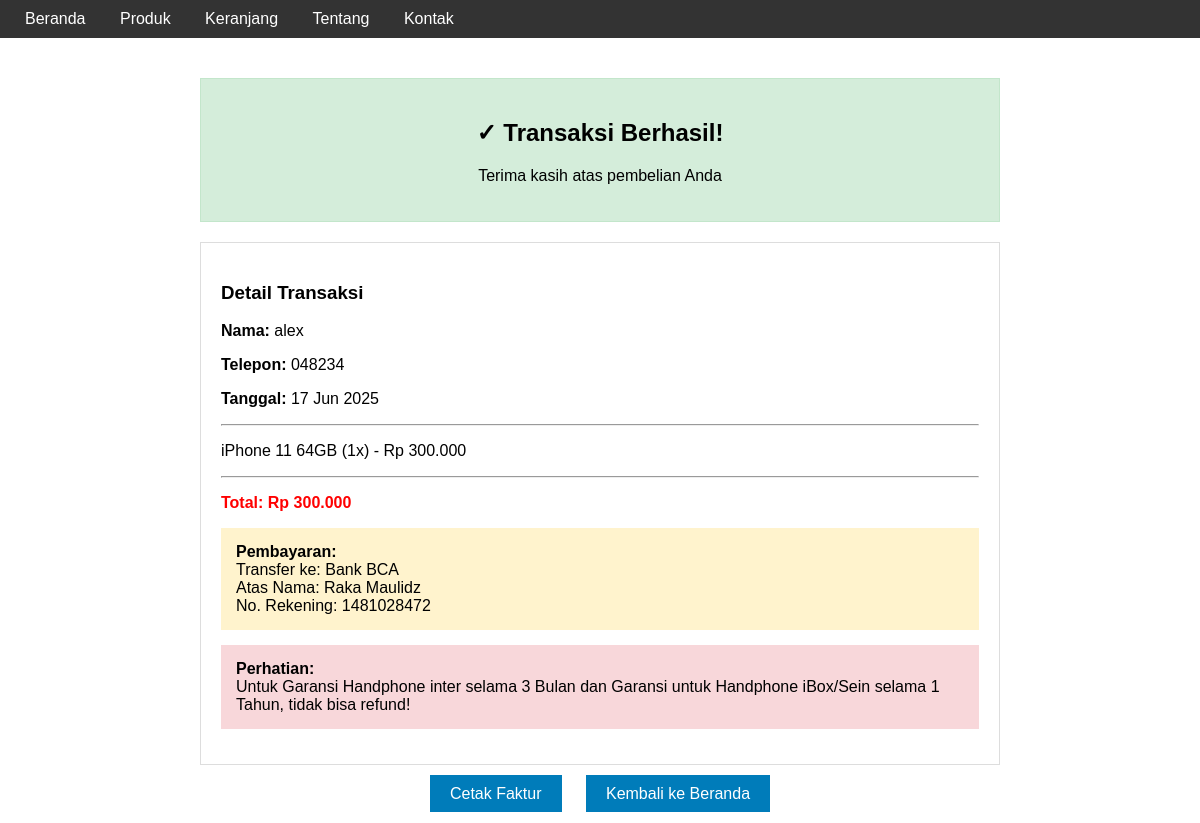
The page /TB_basdat/transaksi_sukses.php?pelanggan=1 on the database its author committed.
### tables this page shows
CREATE TABLE `pelanggan` (
  `id_pelanggan` int(11) NOT NULL,
  `nama_pelanggan` varchar(100) NOT NULL,
  `telepon` varchar(20) DEFAULT NULL
);

CREATE TABLE `transaksi` (
  `id_transaksi` int(11) NOT NULL,
  `id_toko` int(11) DEFAULT NULL,
  `id_pelanggan` int(11) DEFAULT NULL,
  `id_produk` int(11) DEFAULT NULL,
  `id_rekening` int(11) DEFAULT NULL,
  `id_karyawan` int(11) DEFAULT NULL,
  `id_kebijakan` int(11) DEFAULT NULL,
  `tanggal` date DEFAULT NULL,
  `banyaknya` int(11) DEFAULT NULL,
  `total` decimal(15,2) DEFAULT NULL
);

CREATE TABLE `produk` (
  `id_produk` int(11) NOT NULL,
  `nama_produk` varchar(100) NOT NULL,
  `id_kategori` int(11) DEFAULT NULL,
  `harga` decimal(15,2) DEFAULT NULL,
  `stok` int(11) DEFAULT 0
);

### TB_basdat/transaksi_sukses.php (the view, shortened to what this page needs)
<?php
include 'config/database.php';
$id_pelanggan = $_GET['pelanggan'];
$stmt = $pdo->prepare("SELECT nama_pelanggan, telepon FROM pelanggan WHERE id_pelanggan = ?");
$stmt->execute([$id_pelanggan]);
$pelanggan = $stmt->fetch();
$stmt = $pdo->prepare("SELECT t.*, pr.nama_produk, pr.harga FROM transaksi t
                       JOIN produk pr ON t.id_produk = pr.id_produk
                       WHERE t.id_pelanggan = ? ORDER BY t.id_transaksi DESC");
$stmt->execute([$id_pelanggan]);
$transaksi = $stmt->fetchAll();
?>
<!DOCTYPE html>
<html>
<head>
</head>
<body>
    <div class="nav">
        <a href="index.php">Beranda</a>
        <a href="produk.php">Produk</a>
        <a href="keranjang.php">Keranjang</a>
        <a href="tentang.php">Tentang</a>
        <a href="kontak.php">Kontak</a>
    </div>
    <div class="container">
        <div class="success">
            <h2>✓ Transaksi Berhasil!</h2>
            <p>Terima kasih atas pembelian Anda</p>
        </div>
        <div class="invoice">
            <h3>Detail Transaksi</h3>
            <p><strong>Nama:</strong> <?= htmlspecialchars($pelanggan['nama_pelanggan']) ?></p>
            <p><strong>Telepon:</strong> <?= htmlspecialchars($pelanggan['telepon']) ?></p>
            <p><strong>Tanggal:</strong> <?= date('d M Y') ?></p>
            <hr>
            <?php
            $grand_total = 0;
            if (count($transaksi) > 0):
                foreach($transaksi as $item):
                    $grand_total += $item['total'];
            ?>
                <p><?= htmlspecialchars($item['nama_produk']) ?> (<?= $item['banyaknya'] ?>x) - Rp <?= number_format($item['total'], 0, ',', '.') ?></p>
            <?php
                endforeach;
            else:
                echo "<p>Tidak ada transaksi ditemukan.</p>";
            endif;
            ?>
            <hr>
            <p class="total">Total: Rp <?= number_format($grand_total, 0, ',', '.') ?></p>
            <div style="background: #fff3cd; padding: 15px; margin: 15px 0;">
                <strong>Pembayaran:</strong><br>
                Transfer ke: Bank BCA<br>
                Atas Nama: Raka Maulidz<br>
                No. Rekening: 1481028472
            </div>
            <div style="background: #f8d7da; padding: 15px; margin: 15px 0;">
                <strong>Perhatian:</strong><br>
                Untuk Garansi Handphone inter selama 3 Bulan dan Garansi untuk Handphone iBox/Sein selama 1 Tahun, tidak bisa refund!
            </div>
        </div>
        <div style="text-align: center;">
            <a href="faktur.php?pelanggan=<?= $id_pelanggan ?>" class="btn">Cetak Faktur</a>
            <a href="index.php" class="btn">Kembali ke Beranda</a>
        </div>
    </div>
</body>
</html>

### TB_basdat/transaksi_sukses.php (style rules this page uses)
body { font-family: Arial; margin: 0; padding: 0; }
.container { max-width: 800px; margin: 0 auto; padding: 20px; }
.nav { background: #333; padding: 10px; }
.nav a { color: white; text-decoration: none; margin: 0 15px; }
.success { background: #d4edda; border: 1px solid #c3e6cb; padding: 20px; margin: 20px 0; text-align: center; }
.invoice { border: 1px solid #ddd; padding: 20px; margin: 20px 0; }
.btn { background: #007cba; color: white; padding: 10px 20px; text-decoration: none; margin: 10px; }
.total { font-weight: bold; color: red; }

### rows shown on the page
pelanggan: nama_pelanggan "alex", telepon "048234"
transaksi: id_produk.nama_produk "iPhone 11 64GB", banyaknya "1", total "300.000"

### other values the page prints
$grand_total "300.000"
